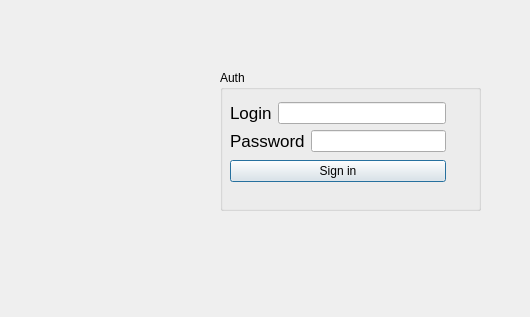
<?xml version="1.0" encoding="UTF-8"?>
<ui version="4.0">
 <class>SecondWindow</class>
 <widget class="QDialog" name="SecondWindow">
  <property name="geometry">
   <rect>
    <x>0</x>
    <y>0</y>
    <width>530</width>
    <height>317</height>
   </rect>
  </property>
  <property name="windowTitle">
   <string>Dialog</string>
  </property>
  <widget class="QGroupBox" name="groupBox">
   <property name="geometry">
    <rect>
     <x>220</x>
     <y>70</y>
     <width>261</width>
     <height>141</height>
    </rect>
   </property>
   <property name="title">
    <string>Auth</string>
   </property>
   <widget class="QWidget" name="">
    <property name="geometry">
     <rect>
      <x>10</x>
      <y>30</y>
      <width>216</width>
      <height>85</height>
     </rect>
    </property>
    <layout class="QVBoxLayout" name="verticalLayout_2">
     <item>
      <layout class="QVBoxLayout" name="verticalLayout">
       <item>
        <layout class="QHBoxLayout" name="horizontalLayout">
         <item>
          <widget class="QLabel" name="label">
           <property name="font">
            <font>
             <pointsize>13</pointsize>
            </font>
           </property>
           <property name="text">
            <string>Login</string>
           </property>
          </widget>
         </item>
         <item>
          <widget class="QLineEdit" name="login"/>
         </item>
        </layout>
       </item>
       <item>
        <layout class="QHBoxLayout" name="horizontalLayout_2">
         <item>
          <widget class="QLabel" name="label_2">
           <property name="font">
            <font>
             <pointsize>13</pointsize>
            </font>
           </property>
           <property name="text">
            <string>Password</string>
           </property>
          </widget>
         </item>
         <item>
          <widget class="QLineEdit" name="password"/>
         </item>
        </layout>
       </item>
      </layout>
     </item>
     <item>
      <widget class="QPushButton" name="pushButton">
       <property name="text">
        <string>Sign in</string>
       </property>
      </widget>
     </item>
    </layout>
   </widget>
  </widget>
  <widget class="QLabel" name="image">
   <property name="geometry">
    <rect>
     <x>70</x>
     <y>100</y>
     <width>71</width>
     <height>81</height>
    </rect>
   </property>
   <property name="text">
    <string/>
   </property>
   <property name="pixmap">
    <pixmap>../sign-in(2).png</pixmap>
   </property>
  </widget>
 </widget>
 <resources/>
 <connections/>
</ui>
